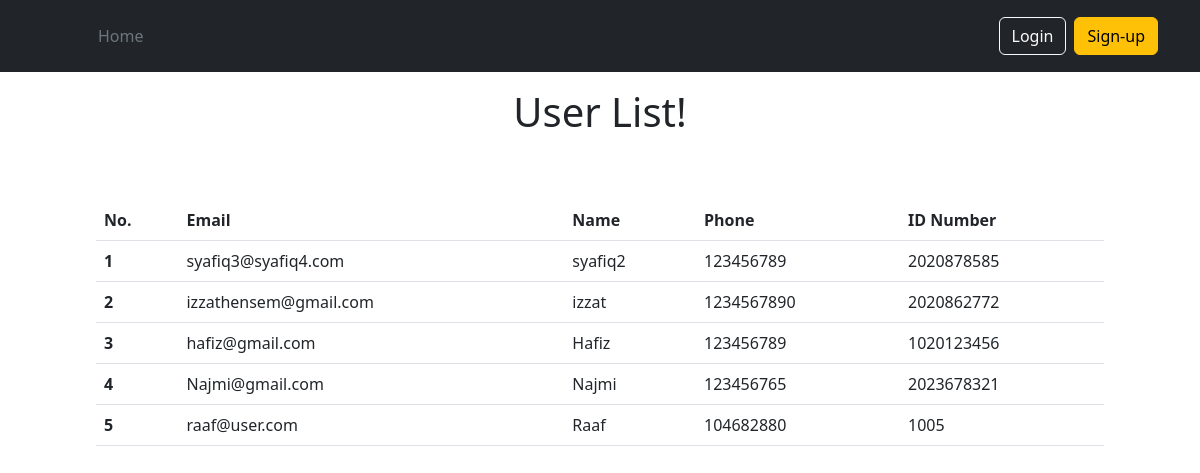
/admin/viewuser.php, run on the app's committed database.
### tables this page shows
CREATE TABLE `credentials` (
  `cred_id` int(10) NOT NULL,
  `email` varchar(255) NOT NULL,
  `password` varchar(255) NOT NULL,
  `usertype` int(5) NOT NULL
);

CREATE TABLE `users` (
  `user_id` int(10) NOT NULL,
  `user_name` varchar(255) NOT NULL,
  `telno` int(20) NOT NULL,
  `studno` int(10) DEFAULT NULL,
  `staffno` int(10) DEFAULT NULL,
  `cred_id` int(10) NOT NULL
);

### admin/viewuser.php (the view, shortened to what this page needs)
<?php
                include("../inc/conn.php");
            ?>
            <!DOCTYPE HTML>
            <html>
                <head>
                    <link href="https://cdn.jsdelivr.net/npm/bootstrap@5.2.0-beta1/dist/css/bootstrap.min.css" rel="stylesheet">
                </head>
                <body>
                    <?php include "../inc/header.php" ?>
                    <h1 class="py-3 text-center">User List!</h1>
                    <div class = "px-5">
                        <div class="container px-5 my-5">
                        <table class="table">
                        <thead>
                            <tr>
                            <th scope="col">No.</th>
                            <th scope="col">Email</th>
                            <th scope="col">Name</th>
                            <th scope="col">Phone</th>
                            <th scope="col">ID Number</th>
                            </tr>
                        </thead>
                        <tbody>
                            <tr>
                                <?php
                                $viewuser ="SELECT cr.email, u.user_name, u.telno, u.studno, u.staffno FROM users AS u JOIN credentials AS cr ON cr.cred_id = u.cred_id";
                                $run=mysqli_query($conn,$viewuser);
                                if(!is_bool($run)){
                                    $viewuser = mysqli_fetch_all($run);
                                    if (sizeof($viewuser)>0){
                                        for($i=0; $i<sizeof($viewuser);$i++ ){
                                            echo "<tr>";
                                            $viewnum=$i+1;
                                            echo "<th scope=\"row\">".$viewnum."</th>";
                                            foreach($viewuser[$i] as $catview){
                                                if ($catview != null){
                                                    echo "<td>$catview</td>";
                                                }
                                            }
                                            echo "</tr>";
                                        }
                                    } else {
                                        echo "<tr>";
                                        echo "<td style = \"text-align: center;\" colspan = \"5\">Doesn't Have Complaint Yet!</td>";
                                        echo "</tr>";
                                    }
                                } else {
                                    echo "<tr>";
                                    echo "<td style = \"text-align: center;\" colspan = \"5\">Error Occured</td>";
                                    echo "</tr>";
                                }
                            ?>
                        </tbody>
                        </table>
                    </div>
                </body>
            </html>

### data on the page
credentials: email "syafiq3@syafiq4.com"
users: user_name "syafiq2", telno "123456789", studno "2020878585"
credentials: email "izzathensem@gmail.com"
users: user_name "izzat", telno "1234567890", studno "2020862772"
credentials: email "hafiz@gmail.com"
users: user_name "Hafiz", telno "123456789", staffno "1020123456"
credentials: email "Najmi@gmail.com"
users: user_name "Najmi", telno "123456765", studno "2023678321"
credentials: email "raaf@user.com"
users: user_name "Raaf", telno "104682880", studno "1005"

### other printed values
$viewnum "1"
$viewnum "2"
$viewnum "3"
$viewnum "4"
$viewnum "5"
